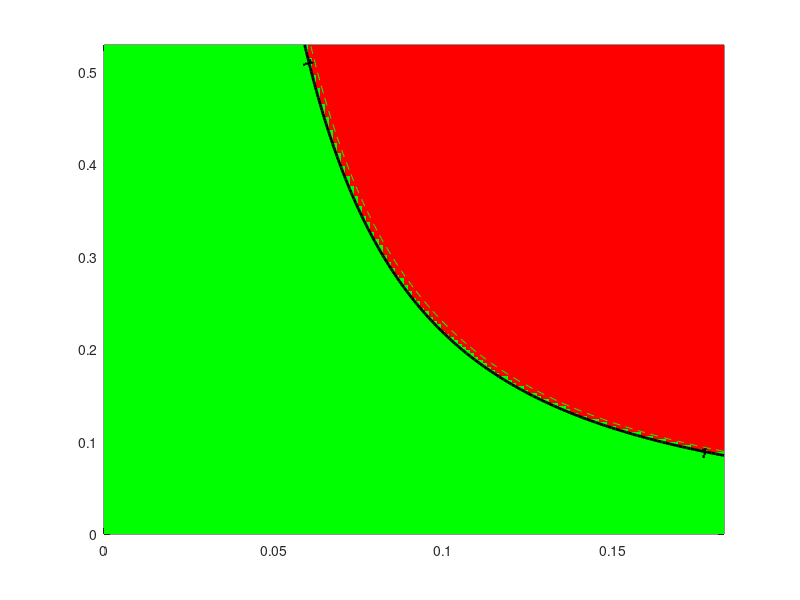

Here is the MATLAB script that generated this plot: (Note: this script raises an error after producing the figure.)
clc; clear; close all;

%% Fixed parameters
Lambda_h = 908800;
Lambda_v = 7008000000;
mu_h = 0.0142;
mu_v = 0.5;
mu1 = 0.001;
mu2 = 0.073;
b = 0.6;
c = 0.3;
d = 0.45;
e = 0.8;
sigma = 0.34074;
phi = 0.81425;
% rho = 0.52869;





%% Gujarat baseline parameter (median)
kappa_med  = 0.30449;
epsilon_med = 0.50368;
alpha_med   = 0.37665; 
eta_med     = 0.88633;
tau_med     = 0.50168;
delta_med   = 0.02077;
gamma_med   = 0.1733;

%% 95% CI bounds (from Table 2)
kappa_CI   = [0.282 0.327];
epsilon_CI = [0.466 0.541];
alpha_CI   = [0.348 0.405];
eta_CI     = [0.851 0.922];
tau_CI     = [0.464 0.540];
delta_CI   = [0.019 0.023];
gamma_CI   = [0.855 0.966];

%% Parameter grids
rho = linspace(0,0.52869,150);   % recovery rate (rows)
beta  = linspace(0,0.1827,150);   % transmission rate (cols)
[Beta,Rho] = meshgrid(beta,rho);

%% Monte-Carlo simulation settings
Nsample = 200;      % for quick test; set to 500 or higher when satisfied
R0_all  = NaN([size(Beta), Nsample]);

rng(0); % for reproducibility

%% Monte Carlo loop
for n = 1:Nsample
    % sample parameters uniformly within 95% CI
    kappa   = kappa_CI(1)   + rand*(kappa_CI(2)-kappa_CI(1));
    epsilon = epsilon_CI(1) + rand*(epsilon_CI(2)-epsilon_CI(1));
    alpha   = alpha_CI(1)   + rand*(alpha_CI(2)-alpha_CI(1));
    eta     = eta_CI(1)     + rand*(eta_CI(2)-eta_CI(1));
    tau     = tau_CI(1)     + rand*(tau_CI(2)-tau_CI(1));
    delta   = delta_CI(1)   + rand*(delta_CI(2)-delta_CI(1));
    gamma   = gamma_CI(1)   + rand*(gamma_CI(2)-gamma_CI(1));

    
    % compute R for this random parameter set
    % break the expression into parts for clarity & numerical safety
    A1 = (Rho.*(b.*Beta - c.*Beta.*(eta-1))) ./ (mu_v.*(mu_v+rho));
    part1 = (Lambda_v.*d.*Beta.*epsilon.*kappa.*mu_h) ./ (Lambda_h.*mu_v.*(epsilon+mu_h).*(gamma+mu_h+mu1));
    part2 = (Lambda_v.*e.*Beta.*epsilon.*mu_h.*(kappa-1)) ./ (Lambda_h.*mu_v.*(epsilon+mu_h).*(alpha+mu_h+mu2));
    R = A1 .* (part1 - part2);
    
    % Replace Inf with NaN (guard against divide by zero)
    R(~isfinite(R)) = NaN;
    
    % Clamp negative R to 0 before sqrt (R should be nonnegative for R0)
    R_clamped = R;
    R_clamped(R_clamped < 0) = 0;
    
    % If R_clamped is NaN everywhere for this n, skip storing to avoid polluting stats
    if all(isnan(R_clamped(:)))
        warning('Sample %d produced all NaNs - skipping', n);
        continue;
    end
    
    R0_all(:,:,n) = sqrt(R_clamped);
    
    % optional progress indicator every 50 samples
    if mod(n,50) == 0
        fprintf('Completed sample %d / %d\n', n, Nsample);
    end
end

%% Remove fully-NaN slices (if some samples were skipped)
valid_slices = squeeze(~all(all(isnan(R0_all),1),2));
R0_all = R0_all(:,:,valid_slices);

if isempty(R0_all)
    error('No valid Monte Carlo samples remained. Check your parameter ranges and expressions.');
end

%% Compute statistics across all samples
% Use median ignoring NaNs. For older MATLAB versions use nanmedian
try
    R0_med = median(R0_all,3,'omitnan');
    R0_p05 = prctile(R0_all,5,3);
    R0_p95 = prctile(R0_all,95,3);
catch
    % fallback for older MATLAB:
    R0_med = nanmedian(R0_all,3);
    R0_p05 = prctile(R0_all,5,3); % prctile handles NaN slices as well
    R0_p95 = prctile(R0_all,95,3);
end

%% Binary map (median)
regionMap = zeros(size(R0_med));
regionMap(R0_med<1)=1;
regionMap(R0_med>=1)=2;

%% Plot median contour with uncertainty shading
% figure('Color','w','Position',[100 100 800 600]);


figure;




% plot median safe/epidemic regions
hMap = pcolor(Beta,Rho,regionMap);
shading flat;
colormap([0 1 0; 1 0 0]); % light green/red
caxis([1 2]);
hold on;

% contour for median threshold
[c1,h1] = contour(Beta,Rho,R0_med,[1 1],'k','LineWidth',2);
clabel(c1,h1,'FontSize',11,'FontWeight','bold','Color','k','LabelSpacing',300);

% contour for uncertainty band (5th and 95th percentile thresholds)
[c2,h2] = contour(Beta,Rho,R0_p05,[1 1],'--','Color',[0.3 0.3 0.3],'LineWidth',2.5);
[c3,h3] = contour(Beta,Rho,R0_p95,[1 1],'--','Color',[0.3 0.3 0.3],'LineWidth',2.5);

xlabel('\bf \beta','FontSize',13);
ylabel('\bf \rho','FontSize',13);

title('\bf Gujarat: Safe (Green) vs Epidemic (Red) Regions','FontSize',14,'FontWeight','bold');

% ---- Add invisible handles for legend ----
hSafe = patch(NaN, NaN, 'g', 'FaceAlpha',0.6, 'EdgeColor','none');
hEpi  = patch(NaN, NaN, 'r', 'FaceAlpha',0.6, 'EdgeColor','none');
hMed  = plot(NaN, NaN, 'k-', 'LineWidth', 2);
hCI   = plot(NaN, NaN, '--', 'Color',[0.3 0.3 0.3], 'LineWidth', 2);

legend([hSafe hEpi hMed hCI], ...
       {'Safe region (R_0 < 1)', ...
        'Epidemic region (R_0 > 1)', ...
        'Threshold (R_0 = 1)', ...
        '95% CI'}, ...
       'Location','northeast', ...
       'FontSize',12, ...
       'FontWeight','bold', ...
       'Box','on');

set(gca,'fontsize',14,'fontweight','bold','linewidth',1)

% set(gca,'FontSize',12,'FontWeight','bold','LineWidth',1.2);
grid on; box on;

hold off;

